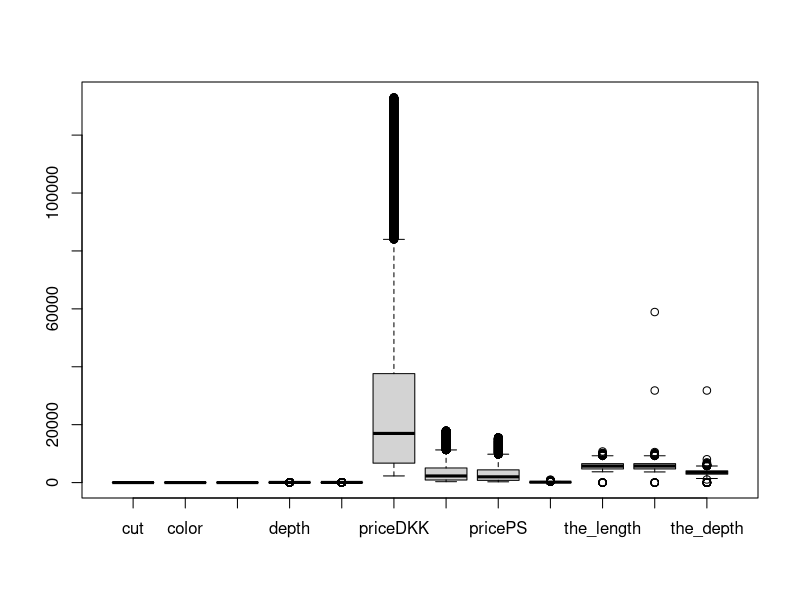
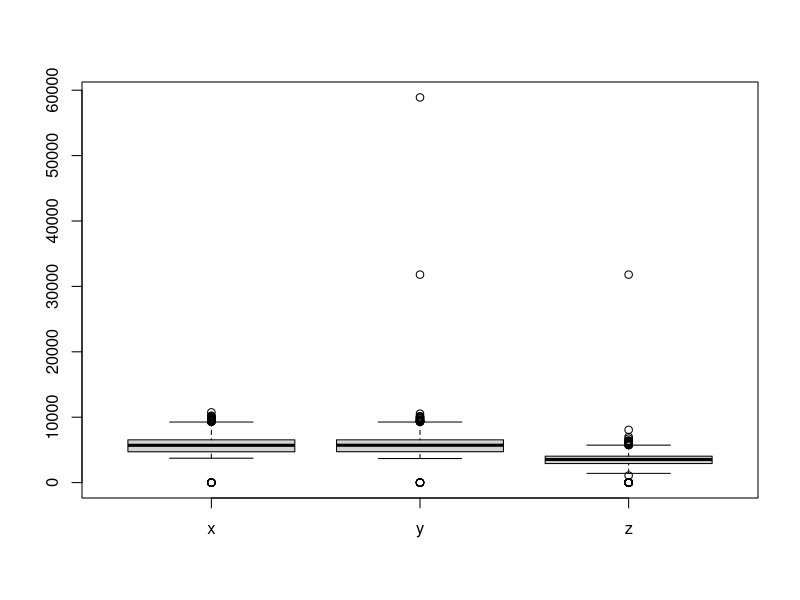
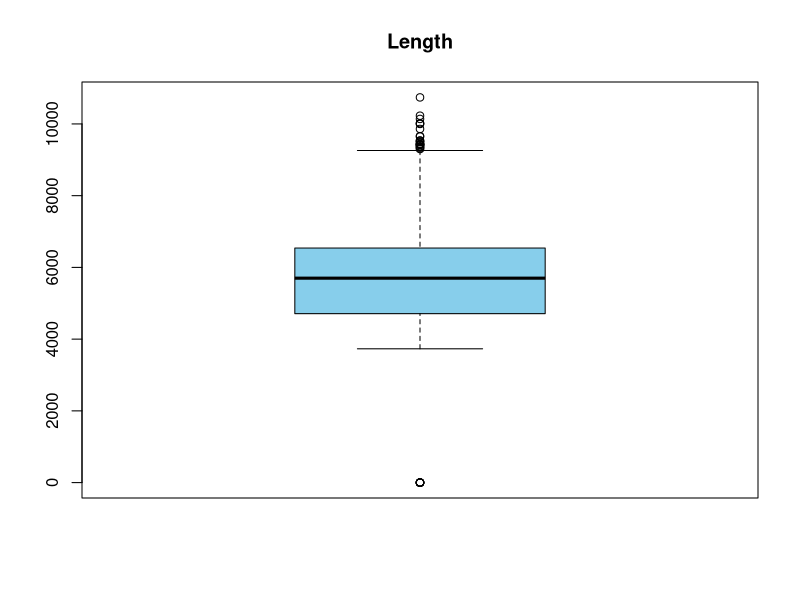
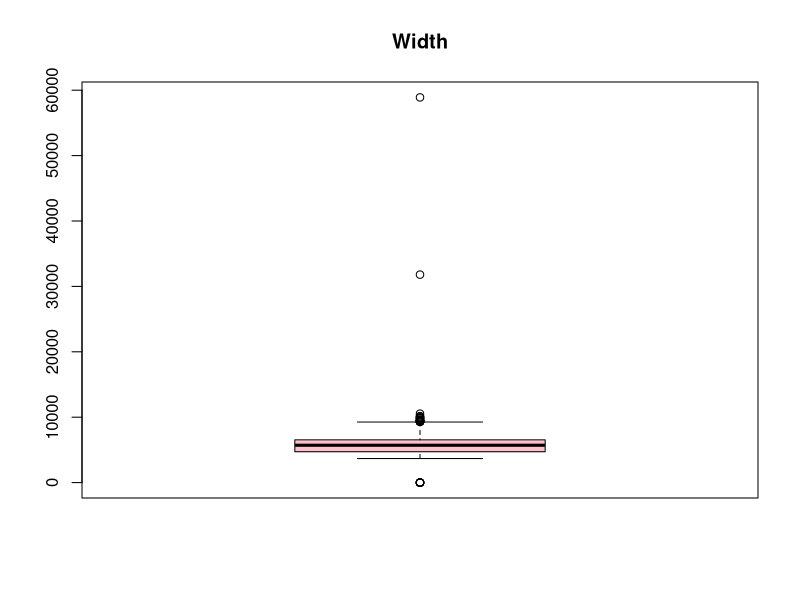
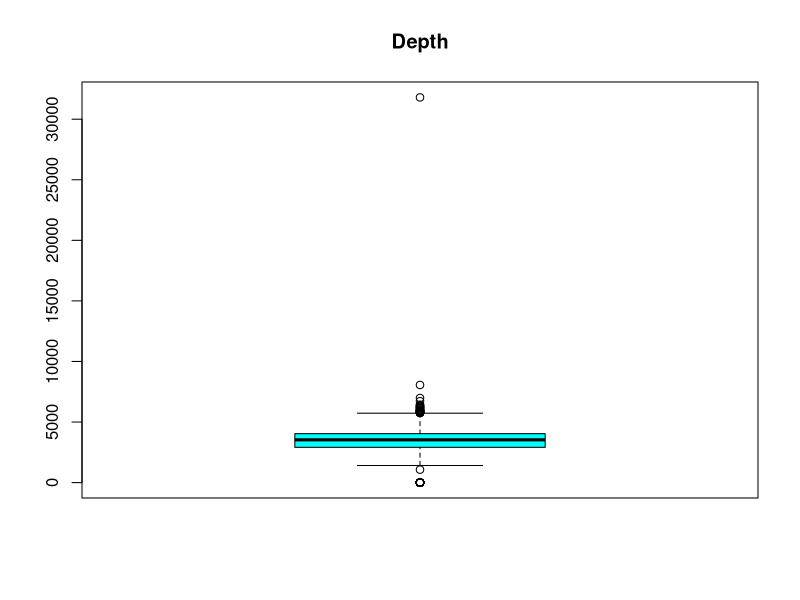
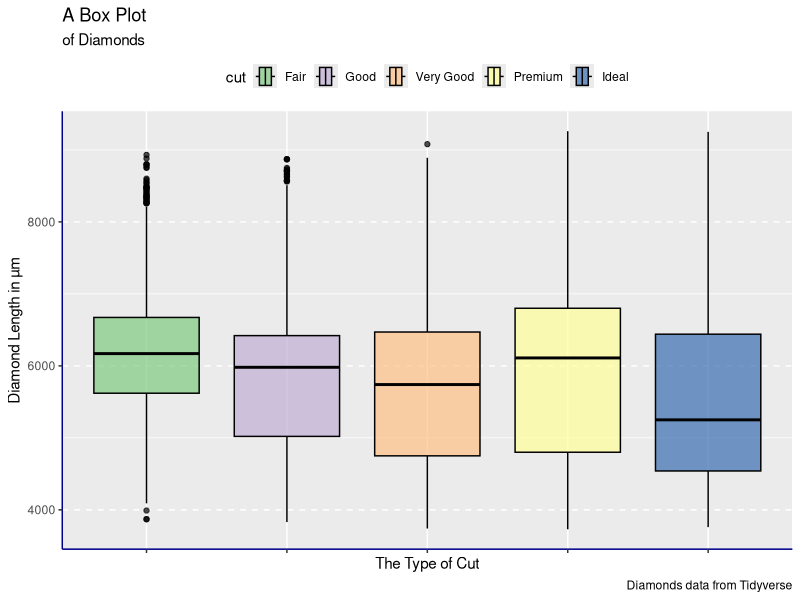
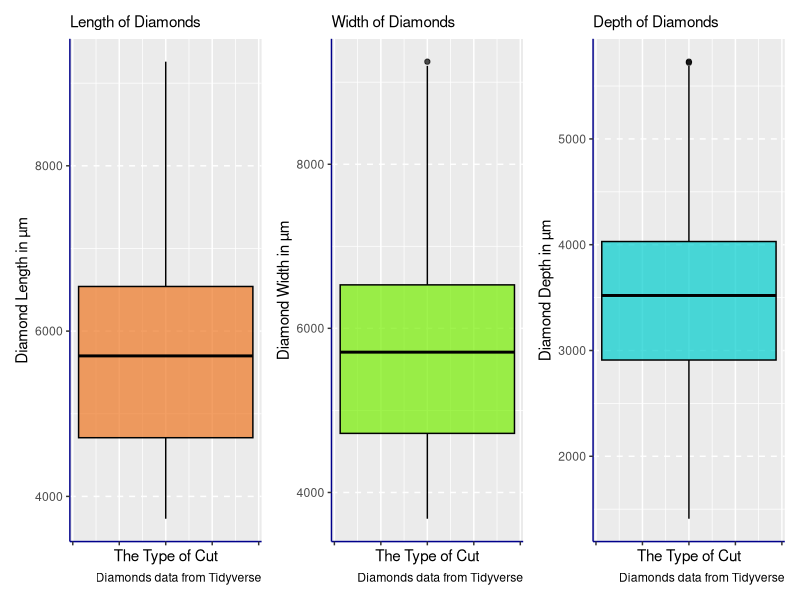
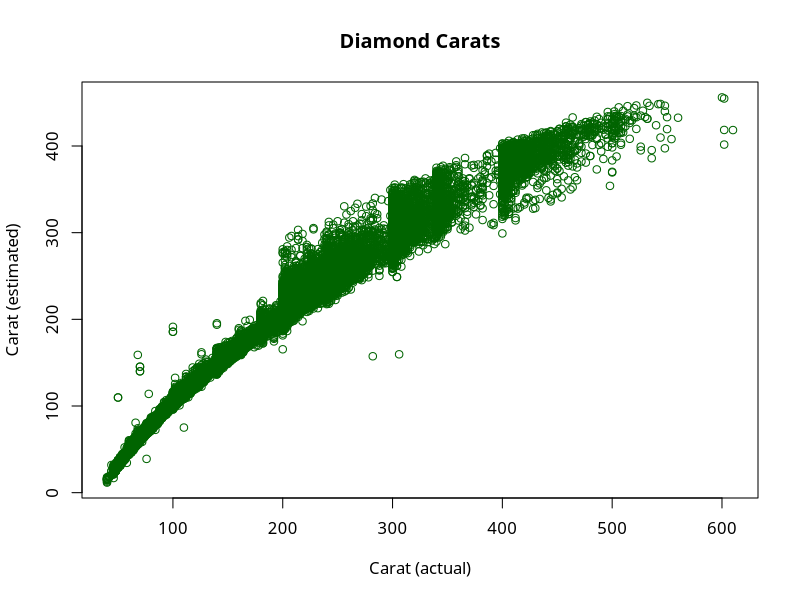

Recreate these plots in R, in order. (Note: this script raises an error after producing the figures.)
rm(list=ls())
dev.off()

#---------------------
# Access the Libraries
#---------------------
library(tidyverse)
library(magrittr)
library(forcats)
library(ggplot2)
library(glmnet)
library(caret)
library(rpart)

# setwd("C:/Users/Alessandro/Desktop/PIETRO/Università/3_Machine Learning and Data Mining/Exercises/02450Toolbox_R")

#---------------------
# Load the Data 
#---------------------
data(diamonds)
#?diamonds
  
str(diamonds)


#---------------------
# See the Data 
#---------------------
diamonds


#---------------------
# Functions
#---------------------
determine_outliers <- function(group) {
  
  # ----- See 5 quantiles. 
  q <- quantile(group, type = 2)
  cat("QUARTILES:\nThe five quartiles at\n 0%   25 %   50 %   75 %   100 % are:\n",
      q[1]," ", q[2]," ", q[3]," ",q[4]," ", q[5]," ","\n\n")
  
  # ----- See Percentiles. 
  d <- quantile(group, c(0.25, 0.75) , type = 2)
  cat("PERCENTILES:\n25%,  75%\n", d[1]," ", d[2], " ","\n\n")
  
  # ----- Calculate Interquartile Range. 
  that_iqr <- IQR(group, type = 2)
  cat("The interquartile range is :", that_iqr, "\n\n")
  
  
  Q <- quantile(group, probs=c(.25, .75), na.rm = FALSE)
  iqr <- IQR(group)
  
  # ----- Calculate Upper and Lower Limits
  # Anything beyond the upper and lower limit are outliers. 
  upper_limit <- Q[2] + 1.5*iqr 
  lower_limit <- Q[1] - 1.5*iqr 
  cat("The upper limit is: ",upper_limit, "\n")
  cat("The lower limit is: ",lower_limit, "\n")
}


#---------------------
# Transform the Data
#---------------------
# - price Conversion from USD($) to DKK, Euro & Pound Sterling(£)

diamonds_price <- diamonds %>%  
  mutate(priceDKK = price * 7.066874,
         priceEuro = price * 0.949312,
         pricePS = price * 0.824538)

#- Remove the USD($) variable. 
diamonds_price <- diamonds_price %>% 
  select(-price)

diamonds_price

# - carat conversion to milligrams in weight
diam_conv_weight <- diamonds_price %>% 
  mutate(carat_mg = carat * 200) 

# - Remove the carat variable. 
diam_milligram <- diam_conv_weight %>% 
  select(-carat)

diam_milligram

# - X,Y,Z conversion from millimeters (mm) to micrometers(µm)
diamonds_conv <- diam_milligram %>% 
  mutate(the_length = x * 1000,
         the_width = y * 1000,
         the_depth = z * 1000) 

# - Remove the x,y and z variables. 
new_diamonds_data <- diamonds_conv %>% 
  select(- c(x,y,z))

new_diamonds_data

#---------------------
# Detect Outliers
#---------------------

# Quantile Finds the 25th and 75th Percentile of the data. 
# IQR Finds the interquartile range.
# Find the cut off ranges, beyond which all points are outliers. 
# Remove points beyond the ranges from the dataset. 

boxplot(new_diamonds_data)$out

boxplot(data.frame(x= new_diamonds_data$the_length,
                   y= new_diamonds_data$the_width,
                   z= new_diamonds_data$the_depth))
#---------------------
boxplot(c(x = new_diamonds_data$the_length), 
        col= "skyblue",
        family = "Avenir",
        main = "Length")


determine_outliers(new_diamonds_data$the_length)
# quantile(new_diamonds_data$the_length, probs=c(.25, .75), na.rm = FALSE)
# IQR(new_diamonds_data$the_length)
#---------------------

boxplot(c(x = new_diamonds_data$the_width), 
        col= "pink",
        main = "Width",  
        family = "Avenir")


determine_outliers(new_diamonds_data$the_width)
# quantile(new_diamonds_data$the_width, probs=c(.25, .75), na.rm = FALSE)
# IQR(new_diamonds_data$the_width)

#---------------------
boxplot(c(x = new_diamonds_data$the_depth), 
        col= "cyan",
        main = "Depth"
)


determine_outliers(new_diamonds_data$the_depth)
# quantile(new_diamonds_data$the_depth, probs=c(.25, .75), na.rm = FALSE)
# IQR(new_diamonds_data$the_depth)

#---------------------
# View Outliers
#---------------------
# Length : 
# The upper limit is:  9285 
# The lower limit is:  1965 

# Width:
# The upper limit is:  9270 
# The lower limit is:  1990 

# Depth : 
# The upper limit is:  5735 
# The lower limit is:  1215
new_diamonds_data

new_diamonds_data %>% filter (the_length > 9285)
new_diamonds_data %>% filter (the_length < 1965)

new_diamonds_data %>% filter (the_width > 9270)
new_diamonds_data %>% filter (the_width < 1990)

new_diamonds_data %>% filter (the_depth > 5735)
new_diamonds_data %>% filter (the_depth < 1215)

#---------------------
# Remove Outliers
#---------------------
# Extract the part of the dataset between the upper and lower ranges leaving out the outliers.

clean_diamonds_data <- new_diamonds_data %>% 
  filter(the_length < 9285) %>%  # 53,916
  filter(the_length > 1965) %>%  # 53,908
  filter(the_width < 9270) %>%   # 53,896
  filter(the_width > 1990) %>%  
  filter(the_depth < 5735) %>%   # 53,892
  filter(the_depth > 1215)       # 53,879




clean_diamonds_data

clean_diamonds_data <- clean_diamonds_data %>% 
  mutate(cut = forcats::as_factor(cut),
         color = forcats::as_factor(color),
         clarity = forcats::as_factor(clarity))

#---------------------
# The Data Set  -->>>>
#---------------------

clean_diamonds_data

#---------------------
# The Data Set <<<---
#---------------------



#---------------------
# Data Visualisation
#---------------------
clean_diamonds_data  %>% 
  ggplot(mapping = aes(x = the_length, y = cut, fill = cut))+
  coord_flip() + 
  geom_boxplot(colour = "black", alpha = 0.7)+
  scale_fill_brewer(palette="Accent")+
  #facet_wrap(~ cut)+
  theme(
    legend.position = "top",
    axis.line = element_line(colour = "darkblue"),
    panel.grid.major.y = element_line(linetype = "dashed"),
    axis.text.x = element_blank())+
  labs(
    title = "A Box Plot",
    subtitle = "of Diamonds",
    x = "Diamond Length in µm",
    y = "The Type of Cut",
    caption = "Diamonds data from Tidyverse"
  )

library(patchwork)

a <- clean_diamonds_data  %>% 
  ggplot(mapping = aes(x = the_length))+
  coord_flip() + 
  geom_boxplot(colour = "black", fill = "chocolate2", alpha = 0.7)+
  scale_fill_brewer(palette="Accent")+
  theme(
    legend.position = "top",
    axis.line = element_line(colour = "darkblue"),
    panel.grid.major.y = element_line(linetype = "dashed"),
    axis.text.x = element_blank())+
  labs(
    #title = "A Box Plot",
    subtitle = "Length of Diamonds",
    x = "Diamond Length in µm",
    y = "The Type of Cut",
    caption = "Diamonds data from Tidyverse"
  )


b <- clean_diamonds_data  %>% 
  ggplot(mapping = aes(x = the_width))+
  coord_flip() + 
  geom_boxplot(colour = "black", fill = "chartreuse2", alpha = 0.7)+
  scale_fill_brewer(palette="Accent")+
  theme(
    legend.position = "top",
    axis.line = element_line(colour = "darkblue"),
    panel.grid.major.y = element_line(linetype = "dashed"),
    axis.text.x = element_blank())+
  labs(
    # title = "A Box Plot",
    subtitle = "Width of Diamonds",
    x = "Diamond Width in µm",
    y = "The Type of Cut",
    caption = "Diamonds data from Tidyverse"
  )

c <- clean_diamonds_data  %>% 
  ggplot(mapping = aes(x = the_depth))+
  coord_flip() + 
  geom_boxplot(colour = "black", fill = "cyan3",alpha = 0.7)+
  scale_fill_brewer(palette="Accent")+
  theme(
    legend.position = "top",
    axis.line = element_line(colour = "darkblue"),
    panel.grid.major.y = element_line(linetype = "dashed"),
    axis.text.x = element_blank())+
  labs(
    #title = "A Box Plot",
    subtitle = "Depth of Diamonds",
    x = "Diamond Depth in µm",
    y = "The Type of Cut",
    caption = "Diamonds data from Tidyverse"
  )

# ------ Show Collective plots 
a | b | c

################################
# ---- Linear Regression  -----
################################


################################
# -------  Question 1 ---------
################################

# Multiple Linear Regression
# Aim: predict the carat based on other attributes. 
clean_diamonds_data

# Get the carat column. 
y <- clean_diamonds_data$carat_mg
y

# Get the other columns that are not categorical. 
Xr <- clean_diamonds_data %>% 
  select(-c(cut,color,clarity,carat_mg))

head(Xr)

# --- Formula
(forMula <- as.formula(paste("y ~ ", paste(colnames(Xr), collapse = "+"))))

# ----- linear model
linear_model <- lm(forMula, data = Xr)    
linear_model

summary(linear_model)

# ------- predicted vs actual values of carat
y_est <- linear_model$fitted.values

plot(y, y_est,
     col = "darkgreen",
     xlab = "Carat (actual)", ylab = "Carat (estimated)",
     main = "Diamond Carats", pch = 21, 
     family = "Avenir"
)

# Make a histogram of the residual error
hist(y - y_est, breaks = 41,
     main = "The Residual Error", 
     col = "darkgreen", 
     family = "Avenir")

#---------------------
# Prediction
#---------------------

# New data
y ~ depth + table + priceEuro + pricePS + the_length + the_width + 
  the_depth

new_diamond <- data.frame(depth = 61.5,
                          table = 55,
                          priceEuro = 309, 
                          pricePS = 269, 
                          the_length = 3950, 
                          the_width = 3980, 
                          the_depth = 2430)

pred <- predict(linear_model, newdata = new_diamond, se = TRUE) 
cat("The weight of the diamond is predicted to be (mg): ")
pred$fit

#---------------------
# Standardisation
#---------------------

X <- scale(Xr, center = TRUE, scale = TRUE) # create a mean of 0 and sd of 1. 
X




################################
# -------  Question 2 ---------
################################




################################
# -------  Question 3 ---------
################################


################################
# -------  Question 4 ---------
################################



################################
# -------  Question 5 ---------
################################



################################
# -----  Classification  -------
################################

summary(clean_diamonds_data$cut) # This has all outliers removed.
head(clean_diamonds_data)
# (30.10.2023)

summary(clean_diamonds_data$cut == 'Ideal')
(percentage_of_Ideal <- sum(clean_diamonds_data$cut == 'Ideal')/length(diamonds$cut))

y <- as.numeric(clean_diamonds_data$cut == 'Ideal')
X <- as.data.frame(clean_diamonds_data[,c(4:6,9:12)])

# CHOOSE AN OPTION AMONG 1, 2 AND 3: ###########

# 1) Linear model
attributeNames <- colnames(X)

# Classification tree
classNames <- c("Non-Ideal","Ideal")
classassignments <- classNames[y + 1]
(fmla <- as.formula(paste("y ~ ", paste(attributeNames, collapse = "+"))))


# # 2) Quadratic model, DO NOT use it, it does not converge to a solution
# X <- transform(X,
#                carat2 = carat^2,
#                depth2 = depth^2,
#                table2 = table^2,
#                price2 = price^2,
#                x2 = x^2,
#                y2 = y^2,
#                z2 = z^2,
#                carat_depth = carat*depth,
#                carat_table = carat*table,
#                carat_price = carat*price,
#                carat_x = carat*x,
#                carat_y = carat*y,
#                carat_z = carat*z,
#                depth_table = depth*table,
#                depth_price = depth*price,
#                depth_x = depth*x,
#                depth_y = depth*y,
#                depth_z = depth*z,
#                table_price = table*price,
#                table_x = table*x,
#                table_y = table*y,
#                table_z = table*z,
#                price_x = price*x,
#                price_y = price*y,
#                price_z = price*z,
#                x_y = x*y,
#                x_z = x*z,
#                y_z = y*z
# )
# attributeNames <- colnames(X)

# # 3) Quadratic model applied to data projected onto the first four principal components
# stds <- apply(X, 2, sd)
# X <- t(apply(X, 1, "-", colMeans(X)))
# X <- t(apply(X, 1, "*", 1 / stds))
# X <- as.data.frame(X)
# S <- svd(X)
# X <- as.data.frame(S$u %*% diag(S$d))
# X <- X[,1:4]
# X <- transform(X,
#                V1_2 = V1^2,
#                V2_2 = V2^2,
#                V3_2 = V3^2,
#                V4_2 = V4^2,
#                V1_V2 = V1*V2,
#                V1_V3 = V1*V3,
#                V1_V4 = V1*V4,
#                V2_V3 = V2*V3,
#                V2_V4 = V2*V4,
#                V3_V4 = V3*V4
# )
# rm(S)

# END OF THE CHOICE #############################

head(X)

N <- as.numeric(dim(X)[1])
M <- as.numeric(dim(X)[2])

# K-folds cross-validation ######################

# Create cross-validation partition for evaluation of performance of optimal model
K <- 3
KK <- 5 # nr. of Inner loops # Use 10-fold cross-validation to estimate optimal value of lambda

# Values of lambda
lambda_tmp <- 10^(-5:-2)
cp_tmp <- c(0.05,0.01,0.005,0.001)
T <- length(lambda_tmp) # nr. of tested lambda

# Set seed for reproducibility
set.seed(4321)

CV <- list()
CV$which <- createFolds(y, k = K, list = F)

# Set up vectors that will store sizes of training and test sizes
CV$TrainSize <- c()
CV$TestSize <- c()

# Initialize variables
Error_train2 <- matrix(rep(NA, times = T * KK), nrow = T)
Error_test2 <- matrix(rep(NA, times = T * KK), nrow = T)
Error_train2_tree <- matrix(rep(NA, times = T * KK), nrow = T)
Error_test2_tree <- matrix(rep(NA, times = T * KK), nrow = T)
lambda_opt <- rep(NA, K)
cp_opt <- rep(NA, K)
mu <- matrix(rep(NA, times = M * K), nrow = K)
sigma <- matrix(rep(NA, times = M * K), nrow = K)
Error_train_rlr <- rep(NA, K) # Rate error of the regularized logistic regression
Error_test_rlr <- rep(NA, K)
Error_train <- rep(NA, K) # Rate error of the non-regularized logistic regression
Error_test <- rep(NA, K)
Error_train_nofeatures <- rep(NA, K) # Rate error of the baseline
Error_test_nofeatures <- rep(NA, K)
Error_train_tree <- rep(NA, K) # Rate error of the classification tree
Error_test_tree <- rep(NA, K)

for (k in 1:K) {
  paste("Crossvalidation fold ", k, "/", K, sep = "")
  
  # Extract the training and test set
  X_train <- X[CV$which != k, ]
  y_train <- y[CV$which != k]
  X_test <- X[CV$which == k, ]
  y_test <- y[CV$which == k]
  CV$TrainSize[k] <- length(y_train)
  CV$TestSize[k] <- length(y_test)
  
  CV2 <- list()
  CV2$which <- createFolds(y_train, k = KK, list = F)
  CV2$TrainSize <- c()
  CV2$TestSize <- c()
  
  
  for (kk in 1:KK) {
    X_train2 <- X_train[CV2$which != kk, ]
    y_train2 <- y_train[CV2$which != kk]
    X_test2 <- X_train[CV2$which == kk, ]
    y_test2 <- y_train[CV2$which == kk]
    fmla2 <- as.formula(paste("y_train2 ~ ", paste(attributeNames, collapse = "+")))
    
    mu2 <- colMeans(X_train2[,1:M])
    sigma2 <- apply(X_train2[,1:M], 2, sd)
    
    X_train2[,1:M] <- scale(X_train2[,1:M], mu2, sigma2)
    X_test2[,1:M] <- scale(X_test2[,1:M], mu2, sigma2)
    
    CV2$TrainSize[kk] <- length(y_train2)
    CV2$TestSize[kk] <- length(y_test2)
    
    mdl <- glmnet(X_train2, y_train2, family = "binomial", alpha = 0,
                  lambda = lambda_tmp,intercept=T)
    
    for (t in 1:T) {
      y_train2 <- as.character(y_train2)
      tree <- rpart(fmla2, data = X_train2,
                    control = rpart.control(minsplit = 100, minbucket = 1, cp = cp_tmp[t]),
                    parms = list(split = "gini"), method = "class")
      y_train2 <- as.numeric(y_train2)
      y_train_tree <- as.numeric(predict(tree, newdata=X_train2)[,2]>0.5)
      y_test_tree <- as.numeric(predict(tree, newdata=X_test2)[,2]>0.5)
      
      Error_train2_tree[t, kk] <- sum(y_train_tree != y_train2) / length(y_train2)
      Error_test2_tree[t, kk] <- sum(y_test_tree != y_test2) / length(y_test2)
      
      # Predict labels for both sets for current regularization strength
      y_train_est <- predict(mdl, newx=as.matrix(X_train2), type = "class",
                             s = lambda_tmp[t])
      y_test_est <- predict(mdl, newx=as.matrix(X_test2), type = "class",
                            s = lambda_tmp[t])
      
      # Determine training and test set error
      Error_train2[t, kk] <- sum(y_train_est != y_train2) / length(y_train2)
      Error_test2[t, kk] <- sum(y_test_est != y_test2) / length(y_test2)
    }
  }
  # Select optimal value of lambda
  ind_opt <- which.min(apply(Error_test2, 1, sum) / sum(CV2$TestSize))
  lambda_opt[k] <- lambda_tmp[ind_opt]
  
  ind_opt_tree <- which.min(apply(Error_test2_tree, 1, sum) / sum(CV2$TestSize))
  cp_opt[k] <- cp_tmp[ind_opt_tree]
  
  # Standardize outer fold based on training set, and save the mean and standard
  # deviations since they're part of the model (they would be needed for
  # making new predictions) - for brevity we won't always store these in the scripts
  mu[k, ] <- colMeans(X_train[,1:M])
  sigma[k, ] <- apply(X_train[,1:M], 2, sd)
  
  X_train[,1:M] <- scale(X_train[,1:M], mu[k, ], sigma[k, ])
  X_test[,1:M] <- scale(X_test[,1:M], mu[k, ], sigma[k, ])
  
  ### tree ###
  fmla1 <- as.formula(paste("y_train ~ ", paste(attributeNames, collapse = "+")))
  y_train <- as.character(y_train)
  tree <- rpart(fmla1, data = X_train,
                control = rpart.control(minsplit = 100, minbucket = 1, cp = cp_opt[k]),
                parms = list(split = "gini"), method = "class")
  y_train <- as.numeric(y_train)
  y_train_tree <- as.numeric(predict(tree, newdata=X_train)[,2]>0.5)
  y_test_tree <- as.numeric(predict(tree, newdata=X_test)[,2]>0.5)
  
  Error_train_tree[k] <- sum(y_train_tree != y_train) / length(y_train)
  Error_test_tree[k] <- sum(y_test_tree != y_test) / length(y_test)
  
  ### end of tree ###
  
  ### regularized logistic regression ###
  # Estimate w for the optimal value of lambda
  mdl <- glmnet(X_train, y_train, family = "binomial", alpha = 0,
                lambda = lambda_opt[k], intercept=T)
  
  y_train_est <- predict(mdl, newx=as.matrix(X_train), type = "class",
                         s = lambda_opt[k])
  y_test_est <- predict(mdl, newx=as.matrix(X_test), type = "class",
                        s = lambda_opt[k])
  
  # evaluate training and test error performance for optimal selected value of lambda
  Error_train_rlr[k] <- sum(y_train_est != y_train) / length(y_train)
  Error_test_rlr[k] <- sum(y_test_est != y_test) / length(y_test)
  ### end of regularized logistic regression ###
  
  # Compute squared error without regularization

  mdl <- glmnet(X_train, y_train, family = "binomial", alpha = 0,
                lambda = 1e-10, intercept=T)
  
  y_train_est <- predict(mdl, newx=as.matrix(X_train), type = "class", s = 1e-10)
  y_test_est <- predict(mdl, newx=as.matrix(X_test), type = "class", s = 1e-10)
  
  Error_train[k] <- sum(y_train_est != y_train) / length(y_train)
  Error_test[k] <- sum(y_test_est != y_test) / length(y_test)
  
  Error_train_nofeatures[k] <- sum(y_train_est != 0) / length(y_train)
  Error_test_nofeatures[k] <- sum(y_train_est != 0) / length(y_train)
}

(Results <- as.data.frame(matrix(c(1:3,
                                   round(Error_test_nofeatures,digits = 2)/100,
                                   lambda_opt,
                                   round(Error_test_rlr,digits=2)/100,
                                   cp_opt,
                                   round(Error_test_tree,digits=2)/100)
                                 ,nrow=3,byrow=F)))

# EXPLANATION OF (1): Classification errors of models with and without regularization are the same
# because the dataset has a large number of observations but the model has only 8 parameters
# to be estimated. Regularization improves the model particularly when it is overfitted, and
# it happens when observations are few wrt parameters to be estimated





################################################################
# APPEDIX
################################################################
Z <- transform(Z,
               V1_2 = V1^2,
               V2_2 = V2^2,
               V3_2 = V3^2,
               V4_2 = V4^2,
               V1_3 = V1^3,
               V2_3 = V2^3,
               V3_3 = V3^3,
               V4_3 = V4^3,
               V1_V2 = V1*V2,
               V1_V3 = V1*V3,
               V1_V4 = V1*V4,
               V1_2_V2 = V1^2*V2,
               V1_V2_2 = V1*V2^2,
               V1_2_V3 = V1^2*V3,
               V1_V3_2 = V1*V3^2,
               V1_2_V4 = V1^2*V4,
               V1_V4_2 = V1*V4^2,
               V2_V3 = V2*V3,
               V2_V4 = V2*V4,
               V2_2_V3 = V2^2*V3,
               V2_V3_2 = V2*V3^2,
               V2_2_V4 = V2^2*V4,
               V2_V4_2 = V2*V4^2,
               V3_V4 = V3*V4,
               V3_2_V4 = V3^2*V4,
               V3_V4_2 = V3*V4^2
)
